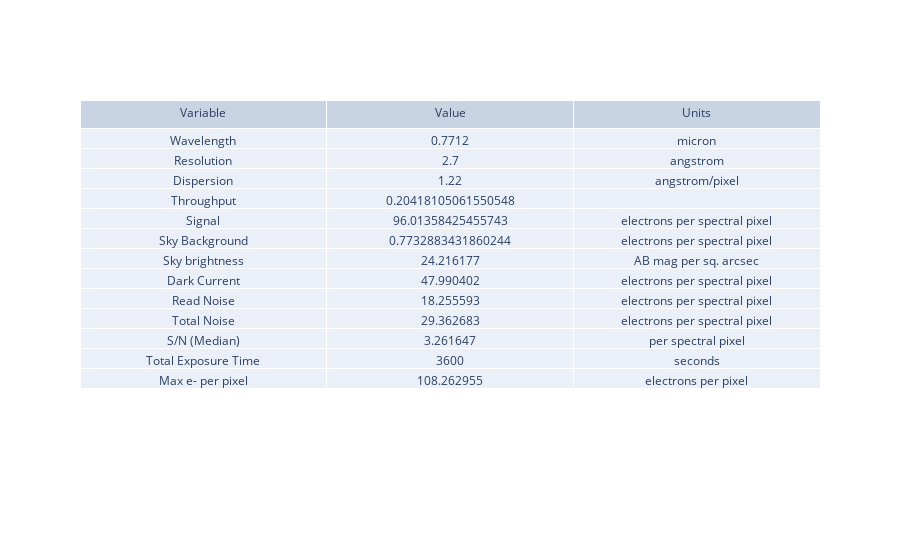

Source (notebook cell):
### Markdown cell above
## Use CTRL + / to comment/uncomment blocks of code

### Code cell
# test out the function: test inputs come from example.py and 

# userinput = {"telescope": "ATLAS_PROBE",  #choices are "SOAR", "Gemini", "ATLAS_PROBE" 
#              "instrument": "ATLAS",#choices are "SAMOS", "SCORPIO", ,GMOX", ATLAS"
#             "band": "atlas_IR",      #other choices are 
#                                   # SAMOS: "LowRed", "LowBlue", "HighRed", "HighBlue"
#                                   # SCORPIO: "g", "r", "i", "z", "Y", "J", "H", "K"
#                                   # GMOX: "Blue", "Red", "J", "H", "K"
#                                   # ATLAS: "atlas_IR"
#             "ADC_is_in": False,    # SCORPIO only, either True of False
#             "time":3600,          #exposure time (s)
#             "slit_width":0.75,    #(arcsec) - Other choices are 
#                                   # SAMOS: 0.167, 0.333, 0.500, 0.667, 0.833, 1.000
#                                   # SCORPIO: 0.36, 0.54, 0.72, 1.08, 1.44, 2.16, 4.32
#                                   # GMOX: 0.083, 0.167, 0.250, 0.333, 0.417, 0.500, 0.583, 0.667, 0.750, 0.833, 0.917, 1.00 
#                                   # ATLAS: 0.75             
#             "Nreads":16,           # for IRs, RON goes with SQRT(Nreads), so this is the Nr of Fowler pairs
#                                   # for CCDs  (all VIS channels) use Nreads = 1 
#             "Detector": "IR_SCA", # either IR_SCA or CCD - will be checked later
#             "theta":0.7,          # extension of the source in the cross dispersion direction (arcsec) 
#             "nExp":6,             # Nr of frames; increases RON, helps saturation, always dither=2 if >0
#             "lineF":-99,          #use -99 for a dummy value
#             "lineW":-99,          #use -99 for a dummy value
#             "FWHM":200,           #Width of the line as emitted by the source, in km/s 
#             "z":0,
#             "specFile":"./templates/Galaxy_Kmag_19_Haflux_5e-17_ebmv_0_z_2_highResSpec_obs_redshift.txt", 
#             "mag":19,
#             "NormalizeUserSpec":True,
#             "InputInAngstroms":True,
#             "SN":-99,             # = -99 to calculate; othersise set "SN"  > 0 to extract time needed to reach the given SNR
#             }

# userinput = {"telescope": "SOAR",  #choices are "SOAR", "Gemini", "ATLAS_PROBE" 
#              "instrument": "SAMOS",#choices are "SAMOS", "SCORPIO", ,GMOX", ATLAS"
#             "band": "LowRed",      #other choices are 
#                                   # SAMOS: "LowRed", "LowBlue", "HighRed", "HighBlue"
#                                   # SCORPIO: "g", "r", "i", "z", "Y", "J", "H", "K"
#                                   # GMOX: "Blue", "Red", "J", "H", "K"
#                                   # ATLAS: "atlas_IR"
#             "ADC_is_in": False,    # SCORPIO only, either True of False
#             "time":3600,          #exposure time (s)
#             "slit_width":0.333,    #(arcsec) - Other choices are 
#                                   # SAMOS: 0.167, 0.333, 0.500, 0.667, 0.833, 1.000
#                                   # SCORPIO: 0.36, 0.54, 0.72, 1.08, 1.44, 2.16, 4.32
#                                   # GMOX: 0.083, 0.167, 0.250, 0.333, 0.417, 0.500, 0.583, 0.667, 0.750, 0.833, 0.917, 1.00 
#                                   # ATLAS: 0.75             
#             "Detector": "CCD",    # either IR_SCA or CCD - will be checked later
#             "Nreads":1,           # for IRs, RON goes with SQRT(Nreads), so this is the Nr of Fowler pairs
#                                   # for CCDs  (all VIS channels) use Nreads = 1 
#             "theta":0.5,          # extension of the source in the cross dispersion direction (arcsec) 
#             "nExp":3,             # Nr of frames; increases RON, helps saturation, always dither=2 if >0
#             "lineF":-99,          #use -99 for a dummy value
#             "lineW":-99,          #use -99 for a dummy value
#             "FWHM":200,           #Width of the line as emitted by the source, in km/s 
#             "z":0,
#             "specFile":"./templates/Galaxy_Kmag_19_Haflux_5e-17_ebmv_0_z_2_highResSpec_obs_redshift.txt", 
#             "mag":20,
#             "NormalizeUserSpec":True,
#             "InputInAngstroms":True,
#             "SN":-99,             # = -99 to calculate; othersise set "SN"  > 0 to extract time needed to reach the given SNR
#             }



userinput = {"telescope": "SOAR",  #choices are "SOAR", "Gemini", "ATLAS_PROBE" 
             "instrument": "SAMOS",#choices are "SAMOS", "SCORPIO", ,GMOX", ATLAS"
            "band": "LowRed",      #other choices are 
                                  # SAMOS: "LowRed", "LowBlue", "HighRed", "HighBlue", "White1"
                                  # SCORPIO: "g", "r", "i", "z", "Y", "J", "H", "K"
                                  # GMOX: "Blue", "Red", "J", "H", "K"
                                  # ATLAS: "atlas_IR"
            "ADC_is_in": False,    # SCORPIO only, either True of False
            "slit_width":0.33,    #(arcsec) - Other choices are 
                                  # SAMOS: 0.167, 0.333, 0.500, 0.667, 0.833, 1.000
                                  # SCORPIO: 0.36, 0.54, 0.72, 1.08, 1.44, 2.16, 4.32
                                  # GMOX: 0.083, 0.167, 0.250, 0.333, 0.417, 0.500, 0.583, 0.667, 0.750, 0.833, 0.917, 1.00 
                                  # ATLAS: 0.75             
            "time":3600,          #exposure time (s)
            "nExp":5,             # Nr of frames; increases RON, helps saturation, always dither=2 if >0
            "Nreads":1,           # for IRs, RON goes with SQRT(Nreads), so this is the Nr of Fowler pairs
                                  # for CCDs  (all VIS channels) use Nreads = 1 
            "detector": "CCD",    # either IR_SCA or CCD - will be checked later
            #FOR IR_SCA: ->
            "frame_readout_time": 0.5, #seconds
            "nr_of_averaged_frames": 8,
            "nr_of_skipped_frames": 0,
            "nr_of_groups": 16,   #groups in a ramp
            # <- 
            "theta":0.5,          # extension of the source in the cross dispersion direction (arcsec): choice: theta = slitwidth in slitless mode
            "lineF":-99,          #use -99 for a dummy value
            "lineW":-99,          #use -99 for a dummy value
            "FWHM":200,           #Width of the line as emitted by the source, in km/s 
            "z":0,
            "specFile":"./templates/Galaxy_Kmag_19_Haflux_5e-17_ebmv_0_z_2_highResSpec_obs_redshift.txt", 
            "mag":22.5,
            "NormalizeUserSpec":True,
            "InputInAngstroms":True,
            "SN":-99,             # = -99 to calculate; othersise set "SN"  > 0 to extract time needed to reach the given SNR
            }
gotit = set_telescope_instrument(userinput)
telescope=gotit['telescope']
instrument=gotit['instrument']

#telescope = dict(gotit)
#instrument = dict(gotit)
#print(telescope)
#print(instrument)
etc_output = general_etc_serena(userinput)

fig = go.Figure(data=[go.Table(header=dict(values=['Variable', 'Value', 'Units']),
                 cells=dict(values=[
                     etc_output["summary_struct"]['quant'],
                     etc_output["summary_struct"]['value'],
                     etc_output["summary_struct"]['unit']]))
                     ])

fig.show()

### Figure 1 — Plotly figure (JSON) as saved in the notebook; plotly's stock layout.template omitted (floating-point values rounded to 4 significant figures)
{"data": [{"cells": {"values": [["Wavelength", "Resolution", "Dispersion", "Throughput", "Signal", "Sky Background", "Sky brightness", "Dark Current", "Read Noise", "Total Noise", "S/N (Median)", "Total Exposure Time", "Max e- per pixel"], [0.7712, 2.7, 1.22, 0.2042, 96.01, 0.7733, 24.22, 47.99, 18.26, 29.36, 3.262, 3600, 108.3], ["micron", "angstrom", "angstrom/pixel", "", "electrons per spectral pixel", "electrons per spectral pixel", "AB mag per sq. arcsec", "electrons per spectral pixel", "electrons per spectral pixel", "electrons per spectral pixel", "per spectral pixel", "seconds", "electrons per pixel"]]}, "header": {"values": ["Variable", "Value", "Units"]}, "type": "table"}], "layout": {}}
